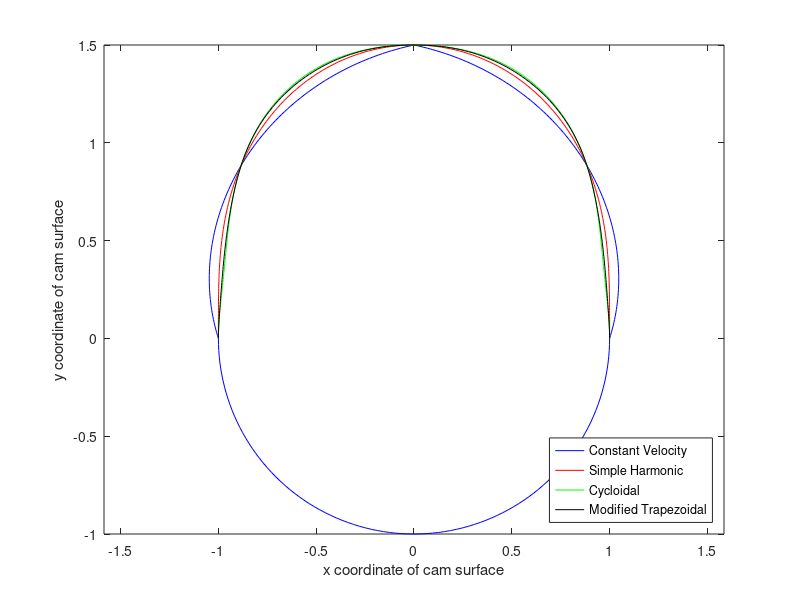
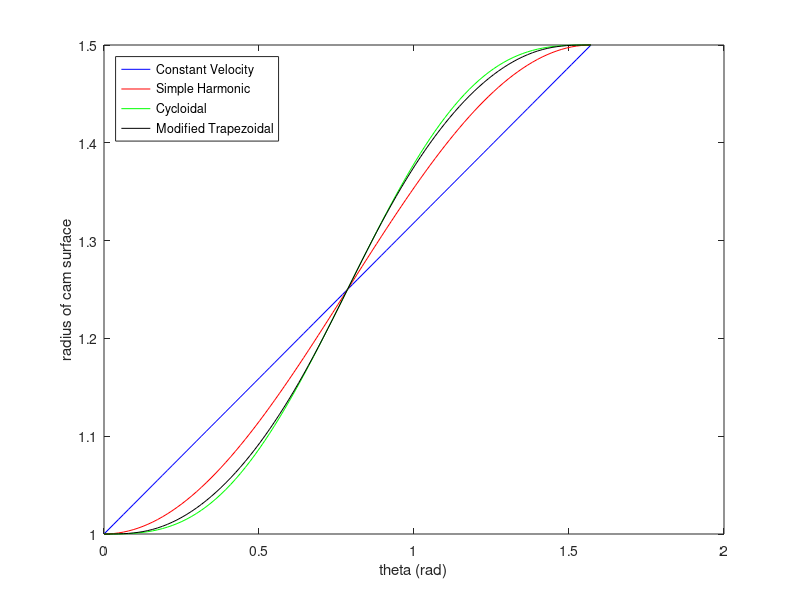

The MATLAB source for these figures, in order:
%camrise.m
%Illustrates the surface for several cam programs
%Does rise-fall-dwell, with the same angular motion for rise and fall

beta = 90*pi/180;%anlge of rise
bc = 1;%base circle radius
st = 0.5;%total rise distance

theta = [0:beta/100:beta];
phi = theta + beta;
psi = [phi(end):(2*pi - phi(end))/100:2*pi];

%constant velocity
rcv = bc + (st)*(theta)/beta;
rcv2 = fliplr(rcv);

%simple harmonic
rsh = bc + st/2*(1-cos(pi*theta/beta));
rsh2 = fliplr(rsh);

%cycloidal
rcy = bc + st*(theta/beta - 1/(2*pi)*sin(2*pi*theta/beta));
rcy2 = fliplr(rcy);

%modified trapezoidal
x = theta/beta;
b = 0.25;
c = 0.5;
d = 0.25;
Ca = 4.8881;
rmt = zeros(size(theta));

zone = find(x<=b/2)
rmt(zone) = st*Ca*(b*x(zone)/pi - (b/pi)^2*sin(pi*x(zone)/b));
zone = find((x>=b/2) & (x<=(1-d)/2))
rmt(zone) = st*Ca*(x(zone).^2/2 + b*(1/pi - 1/2)*x(zone) + b^2*(1/8 - 1/pi^2));
zone = find((x>=(1-d)/2) & (x<=(1+d)/2))
rmt(zone) = st*Ca*((b/pi + c/2)*x(zone) + (d/pi)^2 + b^2*(1/8 - 1/(pi^2)) - (1-d)^2/8 - ...
    (d/pi)^2*cos(pi/d*(x(zone) - (1-d)/2)));
zone = find((x>=(1+d)/2) & (x<=1-b/2))
rmt(zone) = st*Ca*(-(x(zone).^2)/2 + (b/pi + 1 - b/2)*x(zone) + (2*d^2 - b^2)*(1/pi^2 - 1/8) - 1/4);
zone = find(x>=1-b/2)
rmt(zone) = st*Ca*(b/pi*x(zone) + 2*(d^2 - b^2)/pi^2 + ((1-b)^2 - d^2)/4 - ...
    (b/pi)^2*sin(pi*(x(zone) - 1)/b));

rmt = rmt + bc;
rmt2 = fliplr(rmt);

%plot the results
figure(1)
clf
plot(rcv.*cos(theta),rcv.*sin(theta),'b')
hold on
plot(rsh.*cos(theta),rsh.*sin(theta),'r')
plot(rcy.*cos(theta),rcy.*sin(theta),'g')
plot(rmt.*cos(theta),rmt.*sin(theta),'k')
plot(rcv2.*cos(phi),rcv2.*sin(phi),'b')
plot(rsh2.*cos(phi),rsh2.*sin(phi),'r')
plot(rcy2.*cos(phi),rcy2.*sin(phi),'g')
plot(rmt2.*cos(phi),rmt2.*sin(phi),'k')

plot(bc*cos(psi),bc*sin(psi),'b')
axis equal
xlabel('x coordinate of cam surface')
ylabel('y coordinate of cam surface')
legend('Constant Velocity','Simple Harmonic','Cycloidal','Modified Trapezoidal','Location','SouthEast')

figure(2)
clf
plot(theta,rcv,'b')
hold on
plot(theta,rsh,'r')
plot(theta,rcy,'g')
plot(theta,rmt,'k')
xlabel('theta (rad)')
ylabel('radius of cam surface')
legend('Constant Velocity','Simple Harmonic','Cycloidal','Modified Trapezoidal','Location', 'NorthWest')
